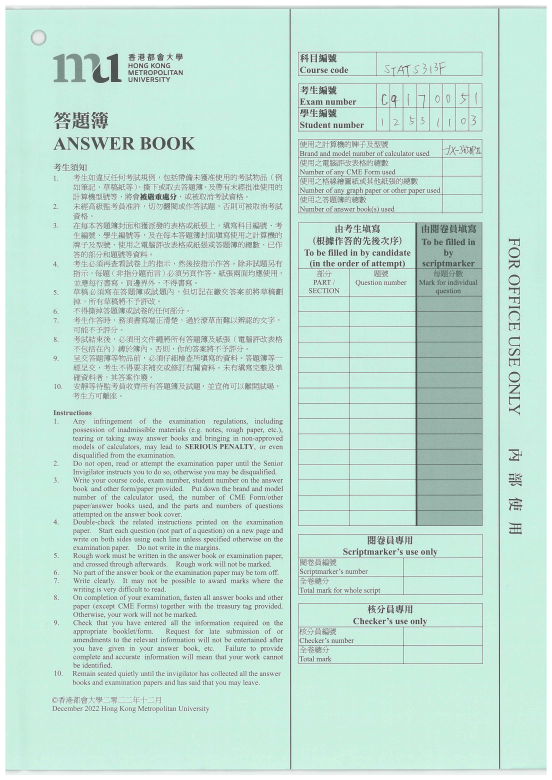
#> input picture 12531103-1.png, 1655 x 2340 px (shown at 1/3 size)
$ python -i image_processing.py   (imports and definitions only)
#> lines starting #> are read from the running program, lines starting #| are printed output that depends on the picture; after the words box and inside, x2 and y2 are one past the last pixel; in counts of white or black regions, pixels touching at a corner belong together
import cv2
import numpy as np
from PIL import Image
import os

def preprocess_image(image_path):
    """Preprocess the image and detect characters."""
#> called with image_path = '../12531103-1.png'
    img = cv2.imread(image_path)
#> img is the input picture: shape (2340, 1655, 3); mean B, G, R 215, 226.2, 194.6
    gray = cv2.cvtColor(img, cv2.COLOR_BGR2GRAY)
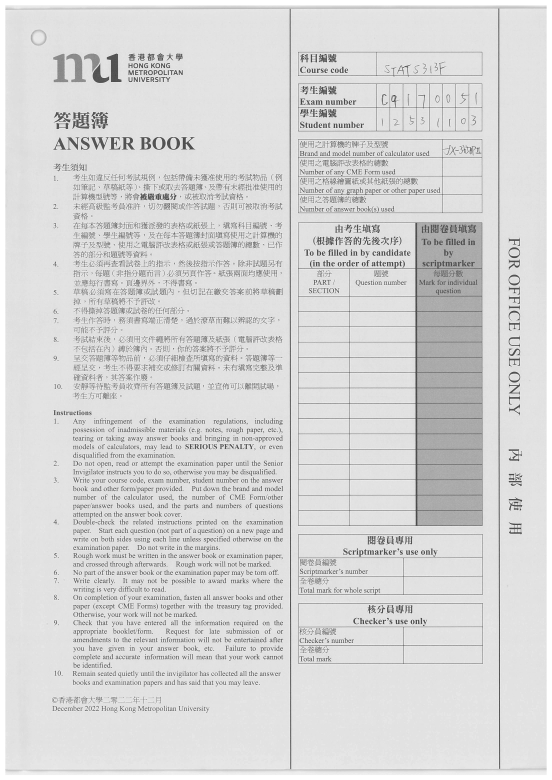
#> gray: shape (2340, 1655) (shown at 1/3 size); min 57, max 255, mean 215.4
    clahe = cv2.createCLAHE(clipLimit=2.0, tileGridSize=(8, 8))
    enhanced_gray = clahe.apply(gray)
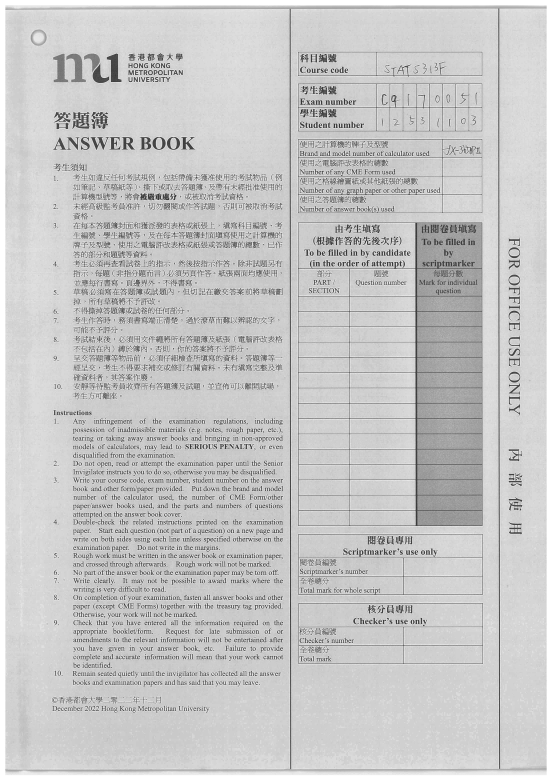
#> enhanced_gray: shape (2340, 1655) (shown at 1/3 size); min 30, max 255, mean 199.2
    binary = cv2.adaptiveThreshold(
        enhanced_gray, 255, cv2.ADAPTIVE_THRESH_GAUSSIAN_C, cv2.THRESH_BINARY_INV, 21, 12
    )
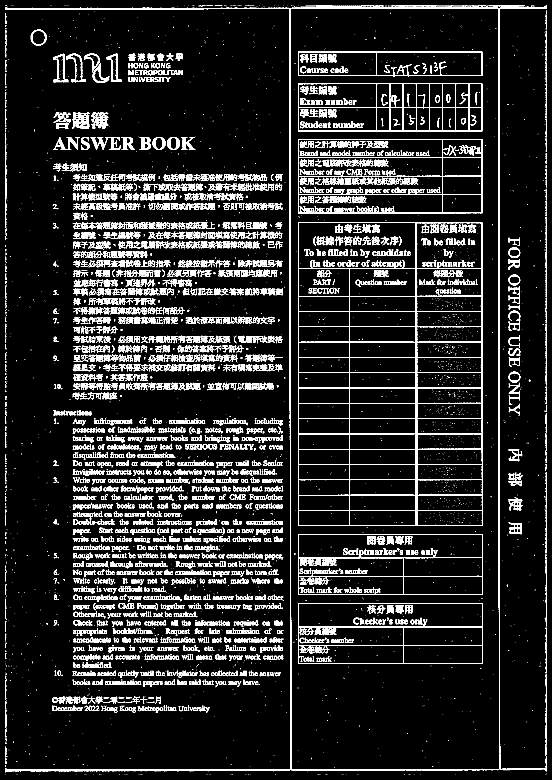
#> binary: shape (2340, 1655) (shown at 1/3 size); 9.4% white in thin lines or dots

    # Remove lines
    vertical_kernel = cv2.getStructuringElement(cv2.MORPH_RECT, (1, 30))
    horizontal_kernel = cv2.getStructuringElement(cv2.MORPH_RECT, (30, 1))
    eroded_v = cv2.erode(binary, vertical_kernel, iterations=1)
#> eroded_v: shape (2340, 1655); 0.77% white; 88 white regions (36 under 20 px), largest, box (x1, y1, x2, y2) and area: (869, 40, 874, 2296) 7121, (1495, 39, 1501, 2294) 6781, (1246, 683, 1252, 1564) 4197
    eroded_h = cv2.erode(binary, horizontal_kernel, iterations=1)
#> eroded_h: shape (2340, 1655); 1.1% white in thin lines or dots
    lines_v = cv2.dilate(cv2.morphologyEx(eroded_v, cv2.MORPH_OPEN, vertical_kernel), vertical_kernel)
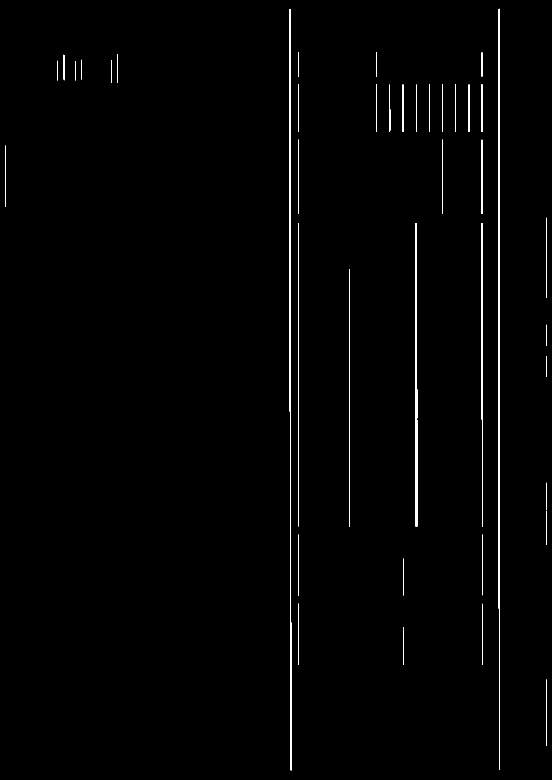
#> lines_v: shape (2340, 1655) (shown at 1/3 size); 0.82% white; 42 white regions, largest, box (x1, y1, x2, y2) and area: (869, 27, 874, 2312) 7265, (1495, 26, 1500, 2310) 6885, (1246, 670, 1252, 1580) 4429
    lines_h = cv2.dilate(cv2.morphologyEx(eroded_h, cv2.MORPH_OPEN, horizontal_kernel), horizontal_kernel)
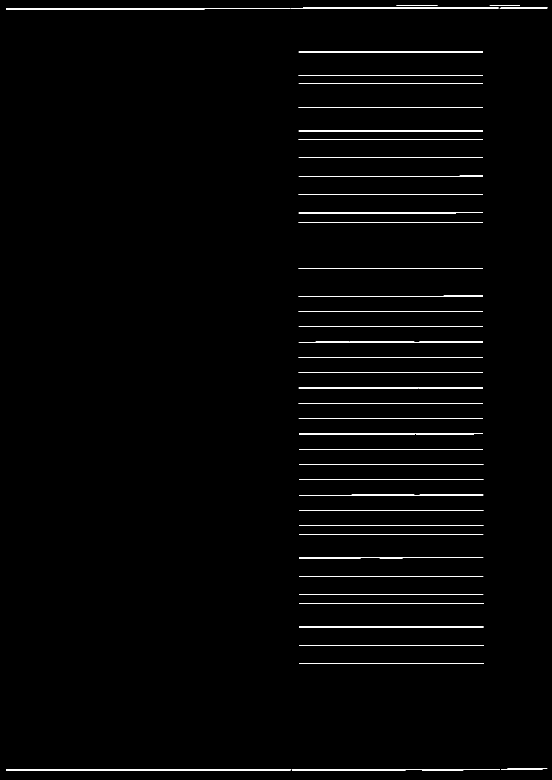
#> lines_h: shape (2340, 1655) (shown at 1/3 size); 1.2% white in thin lines or dots
    cleaned_binary = cv2.subtract(binary, cv2.add(lines_v, lines_h))
#> cleaned_binary: shape (2340, 1655); 7.4% white in thin lines or dots

    # Clean noise and connect characters
    closing_kernel = cv2.getStructuringElement(cv2.MORPH_RECT, (2, 2))
    cleaned_binary = cv2.morphologyEx(cleaned_binary, cv2.MORPH_CLOSE, closing_kernel)
#> cleaned_binary: shape (2340, 1655); 7.9% white in thin lines or dots
    cleaned_binary = cv2.medianBlur(cleaned_binary, 3)
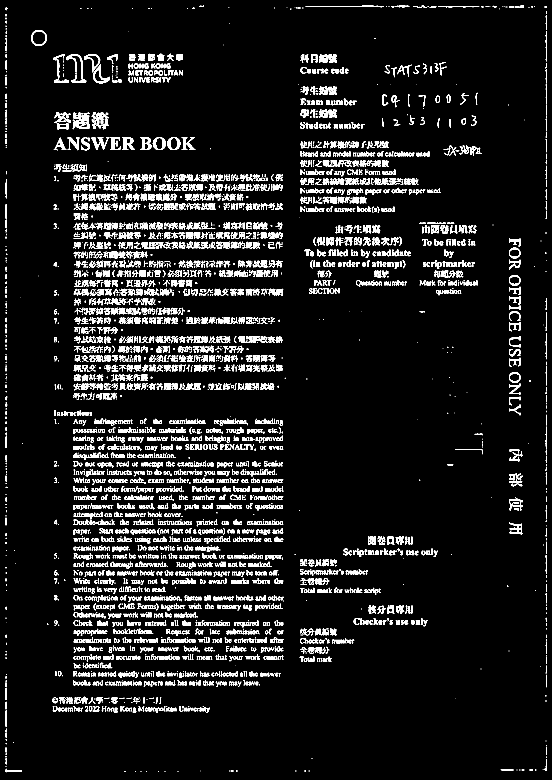
#> cleaned_binary: shape (2340, 1655) (shown at 1/3 size); 7.4% white; 3819 white regions (1232 under 20 px), largest, box (x1, y1, x2, y2) and area: (218, 337, 270, 388) 1454, (276, 337, 326, 388) 1079, (200, 162, 259, 248) 994
    connect_kernel = cv2.getStructuringElement(cv2.MORPH_RECT, (3, 3))
    connected_binary = cv2.dilate(cleaned_binary, connect_kernel, iterations=2)
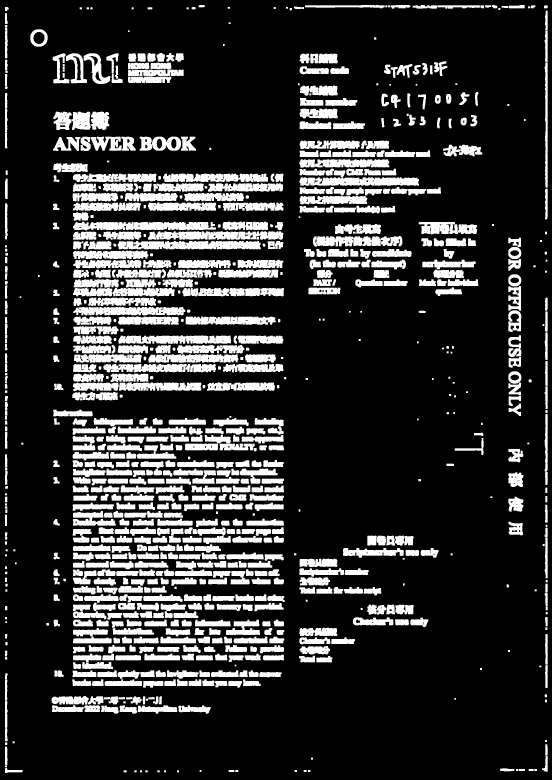
#> connected_binary: shape (2340, 1655) (shown at 1/3 size); 19.4% white; 895 white regions, largest, box (x1, y1, x2, y2) and area: (353, 723, 782, 748) 9339, (219, 665, 648, 691) 8785, (444, 694, 850, 719) 8431

    return connected_binary, cleaned_binary

# [79 lines left out: functions to_mnist_format, detect_characters, not called in this run]

>>> result = preprocess_image('../12531103-1.png')
